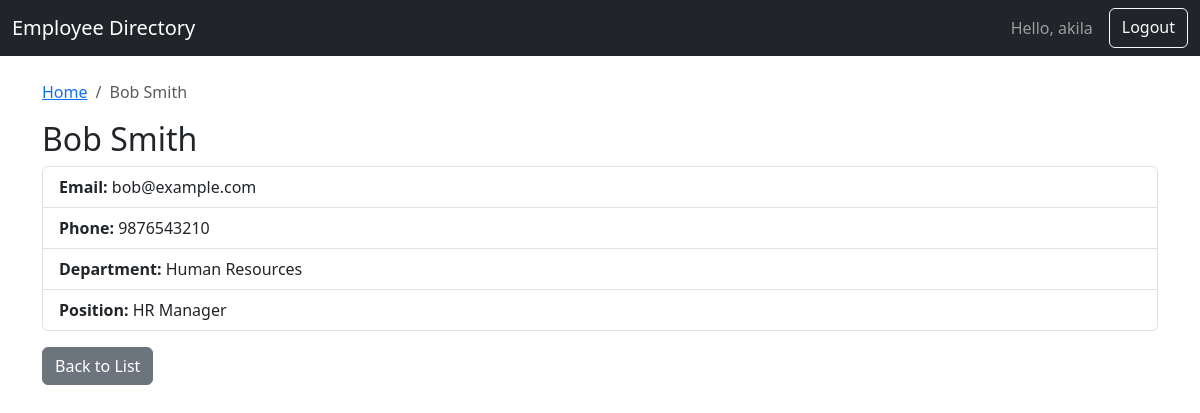
The app's page /employee/2/ (signed in) with its own data.
### directory/models.py (models this page shows, shortened)
class Employee(models.Model):
    name = models.CharField(max_length=100)
    email = models.EmailField()
    phone = models.CharField(max_length=20)
    department = models.ForeignKey(Department, on_delete=models.CASCADE)
    position = models.CharField(max_length=100)

class Department(models.Model):
    name = models.CharField(max_length=100)
    def __str__(self):
        return self.name

### directory/views.py (the view)
# urls.py: path('employee/<int:pk>/', views.EmployeeDetailView.as_view(), name='employee_detail'),
class EmployeeDetailView(LoginRequiredMixin, DetailView):
    model = Employee
    template_name = 'directory/employee_detail.html'
    def get_context_data(self, **kwargs):
        context = super().get_context_data(**kwargs)
        context['breadcrumbs'] = [
            {'name': 'Home', 'url': reverse_lazy('employee_list')},
            {'name': self.object.name, 'url': ''}
        ]
        return context

### directory/templates/directory/employee_detail.html
{% extends 'directory/base.html' %}
{% block content %}
<nav aria-label="breadcrumb">
  <ol class="breadcrumb">
    {% for crumb in breadcrumbs %}
      {% if not forloop.last %}
        <li class="breadcrumb-item"><a href="{{ crumb.url }}">{{ crumb.name }}</a></li>
      {% else %}
        <li class="breadcrumb-item active" aria-current="page">{{ crumb.name }}</li>
      {% endif %}
    {% endfor %}
  </ol>
</nav>
<h2>{{ object.name }}</h2>
<ul class="list-group">
    <li class="list-group-item"><strong>Email:</strong> {{ object.email }}</li>
    <li class="list-group-item"><strong>Phone:</strong> {{ object.phone }}</li>
    <li class="list-group-item"><strong>Department:</strong> {{ object.department }}</li>
    <li class="list-group-item"><strong>Position:</strong> {{ object.position }}</li>
</ul>
<a href="{% url 'employee_list' %}" class="btn btn-secondary mt-3">Back to List</a>
{% endblock %}

### directory/templates/directory/base.html (shortened to what this page needs)
<!DOCTYPE html>
<html lang="en">
<head>
    <link href="https://cdn.jsdelivr.net/npm/bootstrap@5.3.3/dist/css/bootstrap.min.css" rel="stylesheet">
</head>
<body>
<nav class="navbar navbar-expand-lg navbar-dark bg-dark">
    <div class="container-fluid">
        <a class="navbar-brand" href="{% url 'employee_list' %}">Employee Directory</a>
        <div class="d-flex">
            {% if user.is_authenticated %}
                <span class="navbar-text me-3">Hello, {{ user.username }}</span>
                <a class="btn btn-outline-light" href="{% url 'logout' %}">Logout</a>
            {% else %}
                <a class="btn btn-outline-light" href="{% url 'login' %}">Login</a>
            {% endif %}
        </div>
    </div>
</nav>
<div class="container mt-4">
    {% block content %}{% endblock %}
</div>
</body>
</html>

### records on screen
Employee: name "Bob Smith", name "Bob Smith", email "bob@example.com", phone "9876543210", department "Human Resources", position "HR Manager"

### other values on screen
{{ user.username }} "akila"
{{ crumb.name }} "Home"
